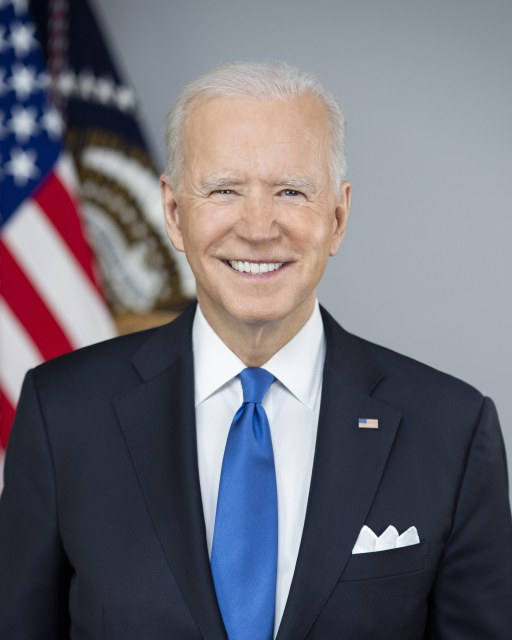
#> input picture backend/tests/loadtest/faces/biden_small.jpg, 512 x 640 px
$ python -i liveness_service.py   (imports and definitions only)
#> lines starting #> are read from the running program, lines starting #| are printed output that depends on the picture
"""Liveness cross-check server-side (security-critical — AGENTS.md §4).

Klien (MediaPipe di browser) melakukan deteksi kedip + challenge pose sebagai
check utama. Server TIDAK percaya begitu saja pada hasil client: setiap
sample wajib melewati verifikasi ulang di sini — beberapa frame dari window
liveness diperiksa:

  1. Frame harus berbeda cukup antar waktu (foto statis / replay layar
     diam menghasilkan frame hampir identik).
  2. Wajah harus terdeteksi di frame tengah (bukan frame kosong/teks).
  3. Challenge pose acak dari server: tiap frame harus menunjukkan arah
     hadap yang sesuai urutan yang diklaim (LURUS/KIRI/KANAN). Video replay
     wajah generik tidak mengikuti urutan acak -> tertolak.

Keterbatasan jujur: video rekaman yang MENGIKUTI urutan challenge yang sama
dengan timing pas bisa lolos — butuh liveness aktif lebih lanjut (NFR-2.2
hardening) untuk produksi.
"""

from __future__ import annotations

import logging
from concurrent.futures import ThreadPoolExecutor

import cv2
import numpy as np

from app.services.face_service import (
    FaceError,
    decode_image,
    detect_faces_fast,
    get_face_analyzer,
)

logger = logging.getLogger(__name__)

ANALYZE_FRAME_SIZE = 96  # resize kecil untuk perbandingan cepat
MIDDLE_FRAME_INDEX = 1

# Threshold pose (yaw ternormalisasi). Kalibrasi akhir di perangkat fisik.
YAW_TURN = 0.10   # dianggap menoleh bila |yaw| >= ini
YAW_FRONT_MAX = 0.12  # dianggap lurus bila |yaw| <= ini
POSE_MATCH_RATIO = 0.6  # minimal proporsi frame yang pose-nya sesuai

VALID_POSES = {"front", "left", "right"}


class LivenessResult:
    def __init__(self, passed: bool, reasons: list[str]) -> None:
        self.passed = passed
        self.reasons = reasons


def _mean_frame_diff(a: np.ndarray, b: np.ndarray) -> float:
    """Mean absolute difference antara dua frame grayscale (skala 0-255)."""
    gray_a = cv2.cvtColor(a, cv2.COLOR_BGR2GRAY)
    gray_b = cv2.cvtColor(b, cv2.COLOR_BGR2GRAY)
    small_a = cv2.resize(gray_a, (ANALYZE_FRAME_SIZE, ANALYZE_FRAME_SIZE))
    small_b = cv2.resize(gray_b, (ANALYZE_FRAME_SIZE, ANALYZE_FRAME_SIZE))
    return float(np.mean(np.abs(small_a.astype(np.float32) - small_b.astype(np.float32))))


# [44 lines left out: functions _yaw_from_kps, classify_pose, analyze_frames, not called in this run]


def frame_mean_diffs(imgs: list[np.ndarray]) -> list[float]:
    """Mean absolute diff antar frame berurutan (skala 0-255).

    Murah (~ms) — dipakai alur absen untuk menolak foto statis / layar diam
    TANPA deteksi wajah sama sekali.
    """
    return [_mean_frame_diff(imgs[i], imgs[i + 1]) for i in range(len(imgs) - 1)]


# [110 lines left out: functions analyze_images, check_analyzed_frames, check_frames, not called in this run]

>>> import cv2
>>> picture = cv2.imread('../../tests/loadtest/faces/biden_small.jpg', cv2.IMREAD_GRAYSCALE)
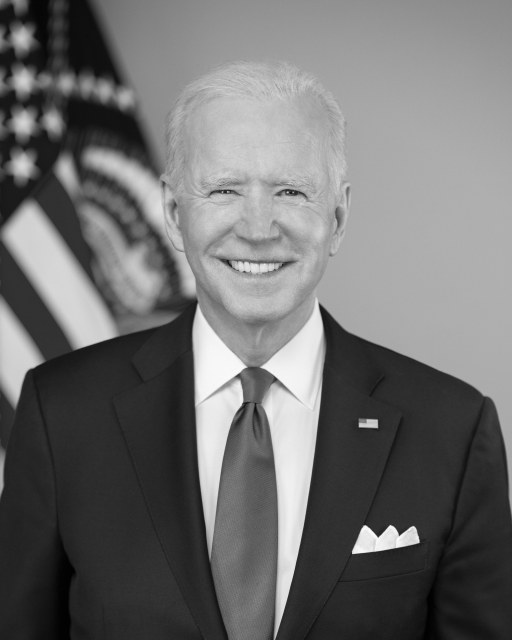
#> picture: shape (640, 512); min 0, max 255, mean 110.6
#> (the run stopped early here; a loop or call above may not have finished)

$ run again, on backend/tests/loadtest/faces/obama.jpg
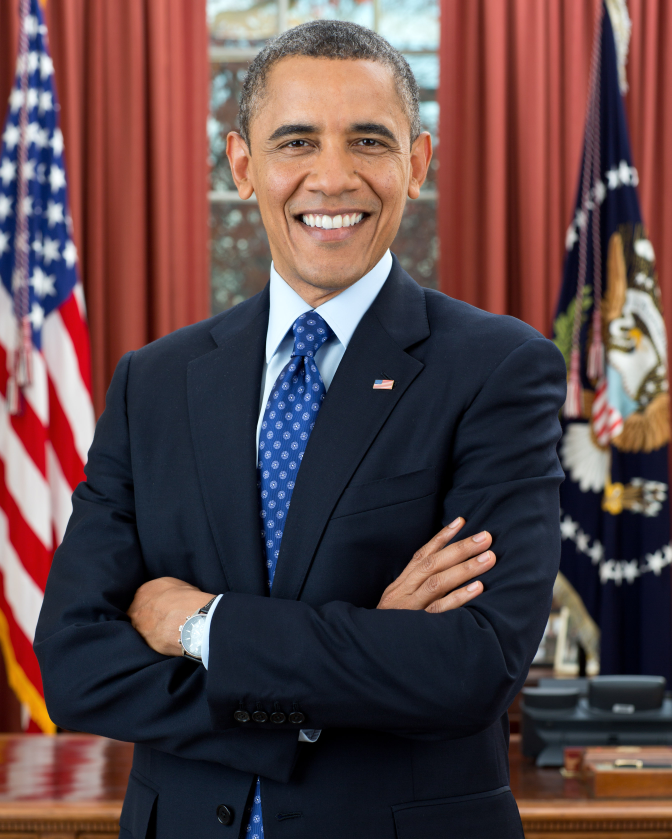
#> input picture backend/tests/loadtest/faces/obama.jpg, 2687 x 3356 px (shown at 1/4 size)
#> `picture = cv2.imread('../../tests/loadtest/faces/biden_small.jpg', cv2..`:
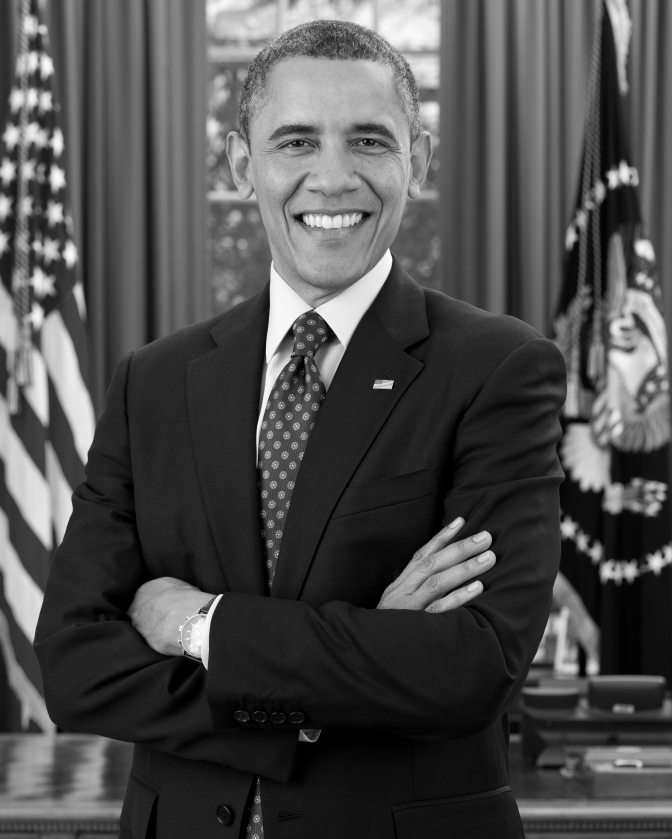
#> picture: shape (3356, 2687) (shown at 1/4 size); min 0, max 255, mean 76.9
